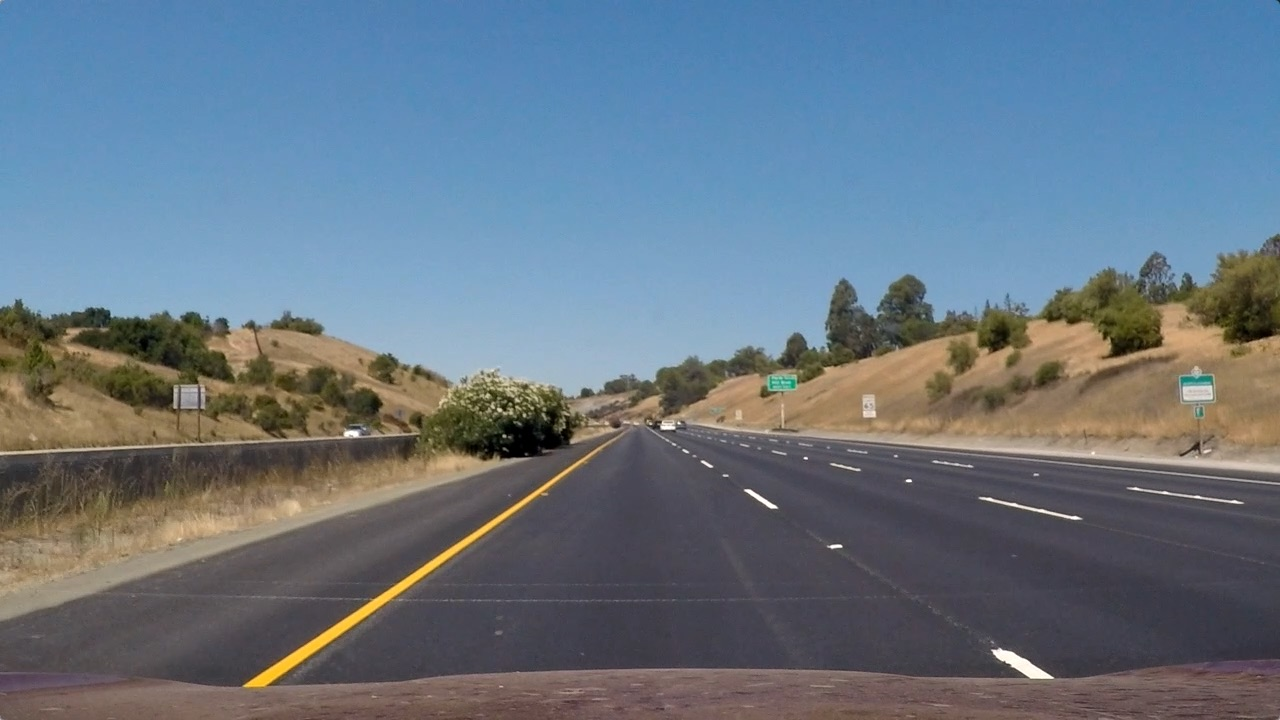
#> input picture test_images/straight_lines1.jpg, 1280 x 720 px
$ python -i utils.py   (imports and definitions only)   (older library calls are emulated)
#> lines starting #> are read from the running program, lines starting #| are printed output that depends on the picture
from collections import deque

import matplotlib.pyplot as plt
import cv2
import numpy as np

IMAGE_OUTPUT_DIR = 'output_images/'
# BIRD_VIEW_MATRIX = None
# BIRD_INVERSE_VIEW_MATRIX = None


# [28 lines left out: functions show_pair_image, show_image, show_image_diff, not called in this run]


def get_birdview(image):
    image_size = (image.shape[1], image.shape[0])
    return cv2.warpPerspective(image, get_birdview_matrix()[0], image_size, flags=cv2.INTER_LINEAR)


def get_birdview_revserse(image):
    image_size = (image.shape[1], image.shape[0])
    return cv2.warpPerspective(image, get_birdview_matrix()[1], image_size, flags=cv2.INTER_LINEAR)


# [17 lines left out: function get_birdview_matrix, not called in this run]

get_birdview_matrix.BIRD_VIEW_MATRIX = None
get_birdview_matrix.BIRD_INVERSE_VIEW_MATRIX = None


# [136 lines left out: functions sobel_binary, sobel_mono_binary, threshold_filter, hls_binary, get_binary_lane, get_binary_lane2 and 1 more, not called in this run]


MAX_QUEUE_BUFFER = 6


# [31 lines left out: function find_lanefit, not called in this run]


find_lanefit.left_fit = deque(maxlen=MAX_QUEUE_BUFFER)
find_lanefit.right_fit = deque(maxlen=MAX_QUEUE_BUFFER)

find_lanefit.diffs_left = None
find_lanefit.diffs_right = None


# [70 lines left out: functions get_lane_curvature, get_lane_shape, get_related_lane, plot_images, not called in this run]


def weighted_img(img, initial_img, α=0.8, β=1., λ=0.):
    return cv2.addWeighted(initial_img, α, img, β, λ)


def compose_image(main_img, sub_images=None):
    cols = 3
    rows = 3
    width = 1260 // cols
    height = 960 // rows
    compose = np.zeros((height*rows, width*cols, 3), dtype=np.uint8)
    compose[0:height*2, 0:width*2] = cv2.resize(main_img, (width*2, height*2))

    for i, img in enumerate(sub_images):
        if i < 2:
            compose[height * i:height * (i + 1), width * 2: width * 3] = cv2.resize(img, (width, height))
        elif i < 5:
            compose[height * 2:height * 3, width * (i - 2):width * (i - 1)] = cv2.resize(img, (width, height))
        else:
            compose[height * 3:height * 4, width * (i - 5):width * (i - 4)] = cv2.resize(img, (width, height))

    return compose

# [5 lines left out: function extend_channel, not called in this run]

>>> import cv2
>>> picture = cv2.cvtColor(cv2.imread('test_images/straight_lines1.jpg'), cv2.COLOR_BGR2RGB)
>>> result = compose_image(picture)
#> in compose_image, `compose[0:height*2, 0:width*2] = cv2.resize(main_img, (width*2, height..`:
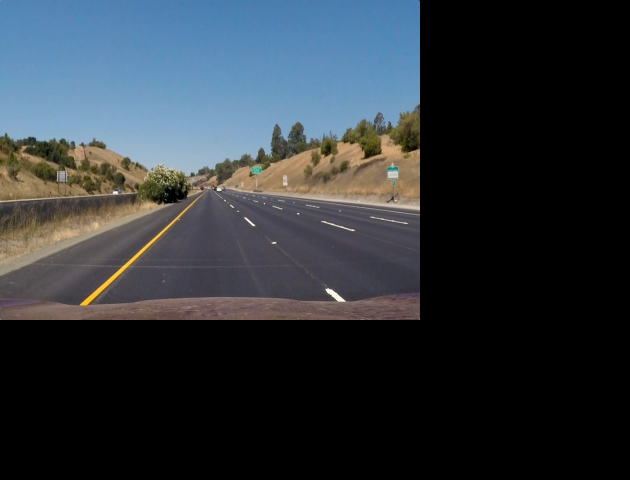
#> compose: shape (960, 1260, 3) (shown at 1/2 size); mean R, G, B 45.8, 52.3, 58.3
#> (the run stopped early here; a loop or call above may not have finished)

$ run again, on test_images/straight_lines2.jpg
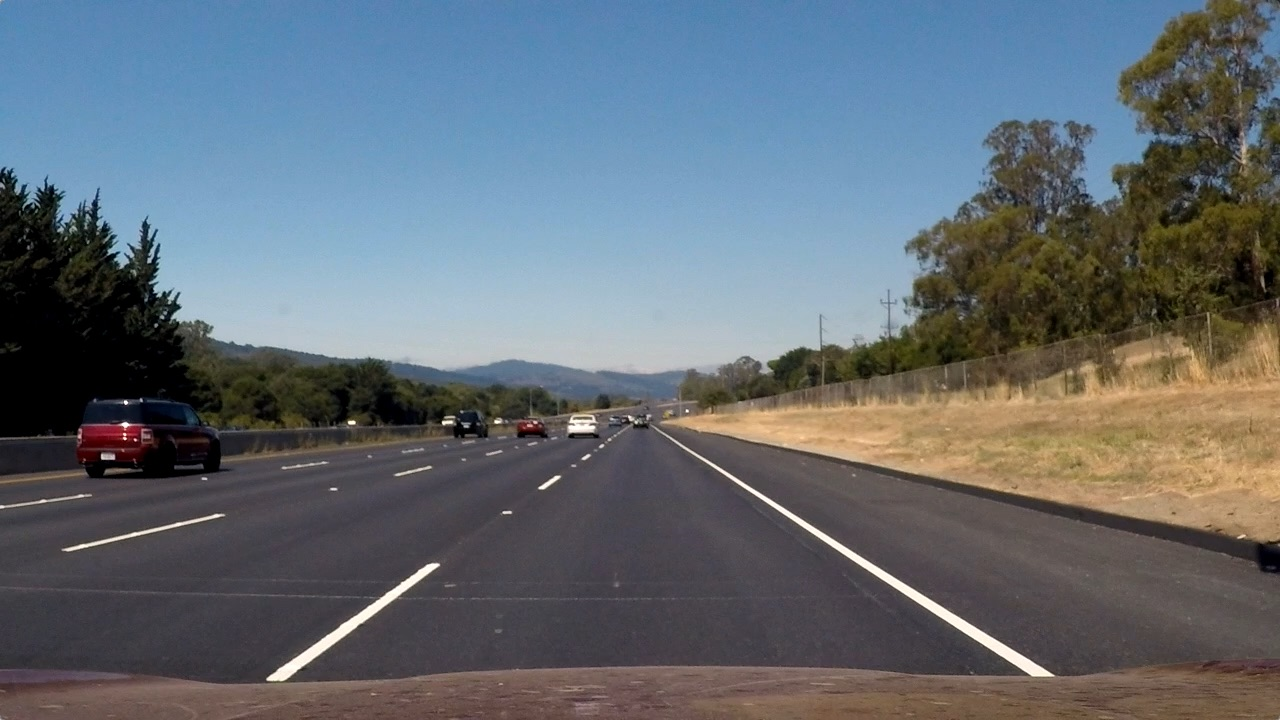
#> input picture test_images/straight_lines2.jpg, 1280 x 720 px
#> in compose_image, `compose[0:height*2, 0:width*2] = cv2.resize(main_img, (width*2, height..`:
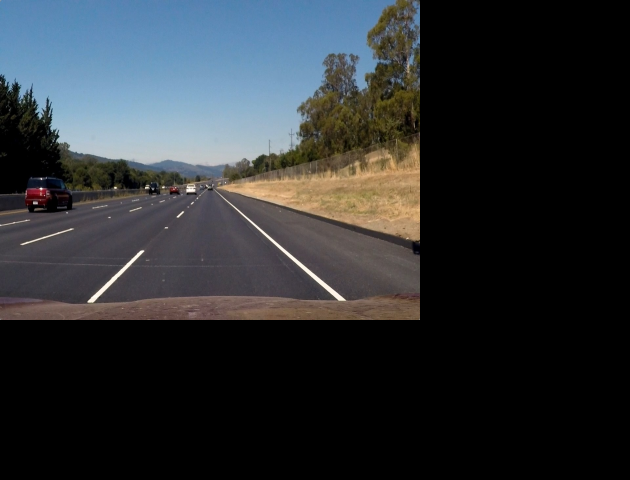
#> compose: shape (960, 1260, 3) (shown at 1/2 size); mean R, G, B 44.1, 47.8, 51.1

$ run again, on test_images/test1.jpg
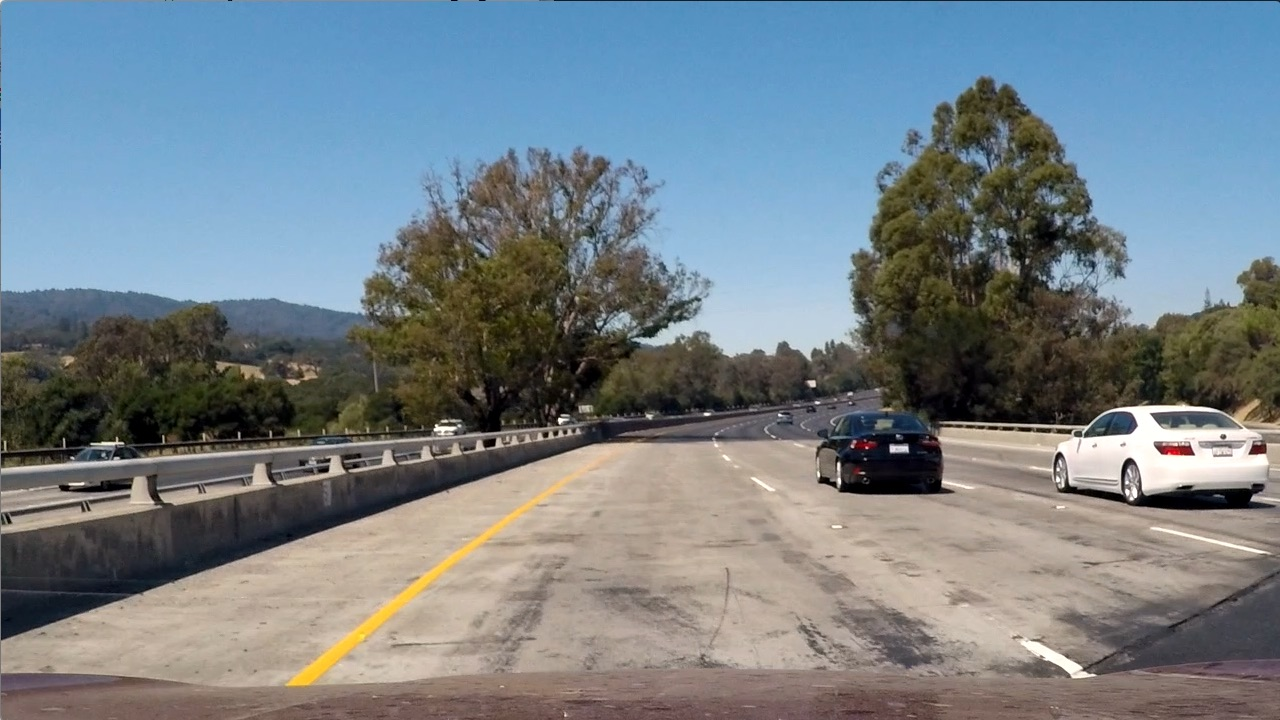
#> input picture test_images/test1.jpg, 1280 x 720 px
#> in compose_image, `compose[0:height*2, 0:width*2] = cv2.resize(main_img, (width*2, height..`:
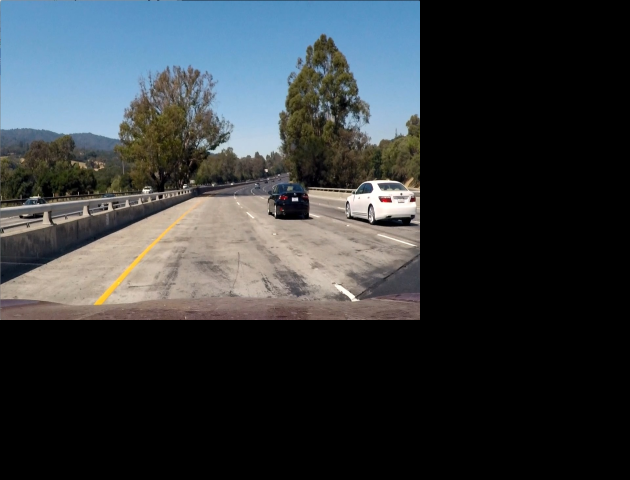
#> compose: shape (960, 1260, 3) (shown at 1/2 size); mean R, G, B 52.2, 57.1, 60.2

$ run again, on test_images/test2.jpg
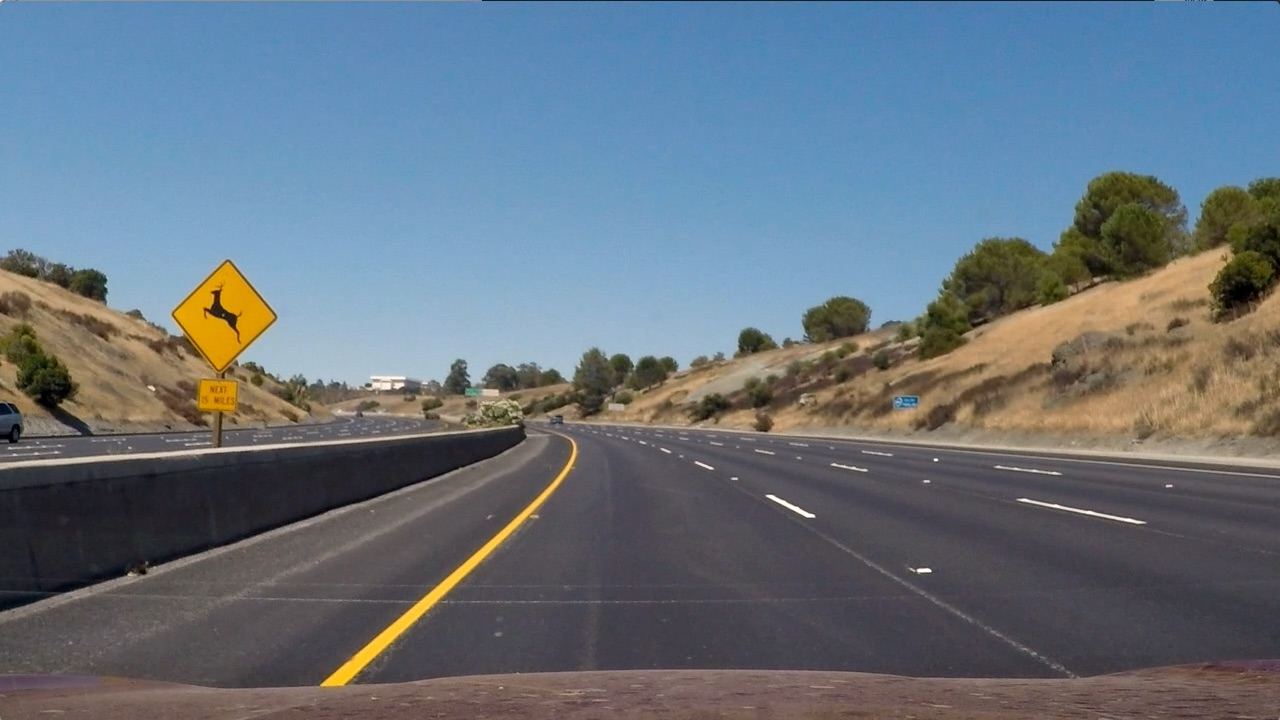
#> input picture test_images/test2.jpg, 1280 x 720 px
#> in compose_image, `compose[0:height*2, 0:width*2] = cv2.resize(main_img, (width*2, height..`:
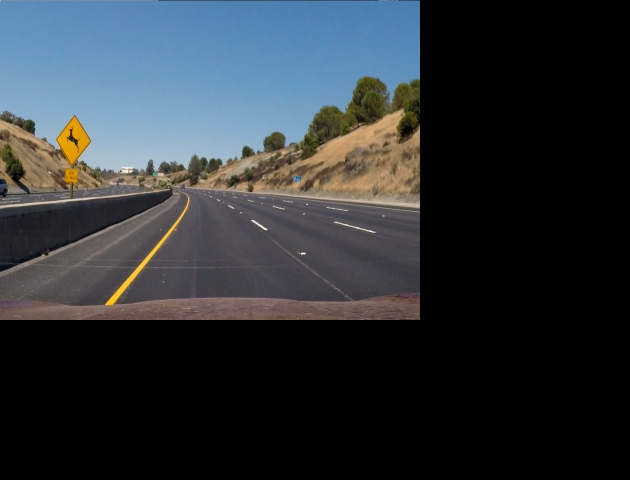
#> compose: shape (960, 1260, 3) (shown at 1/2 size); mean R, G, B 45.6, 50.9, 55.7
